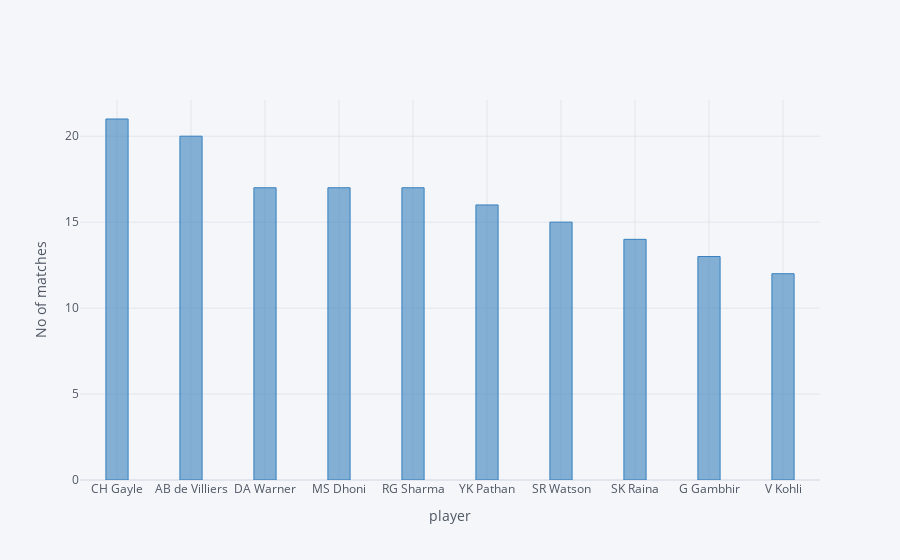

The notebook cell this image was saved under:
### Markdown cell above
### player Ranking

### Code cell
tp=df['player_of_match'].value_counts()[:10]
tp.iplot(kind='bar',xTitle='player', yTitle='No of matches',bargap=0.7,color='blue')

### Figure 1 — Plotly figure (JSON) as saved in the notebook; plotly's stock layout.template omitted (floating-point values rounded to 4 significant figures)
{"data": [{"marker": {"color": "rgba(55, 128, 191, 0.6)", "line": {"color": "rgba(55, 128, 191, 1.0)", "width": 1}}, "name": "player_of_match", "orientation": "v", "text": "", "type": "bar", "x": ["CH Gayle", "AB de Villiers", "DA Warner", "MS Dhoni", "RG Sharma", "YK Pathan", "SR Watson", "SK Raina", "G Gambhir", "V Kohli"], "y": [21, 20, 17, 17, 17, 16, 15, 14, 13, 12]}], "layout": {"bargap": 0.7, "legend": {"bgcolor": "#F5F6F9", "font": {"color": "#4D5663"}}, "paper_bgcolor": "#F5F6F9", "plot_bgcolor": "#F5F6F9", "title": {"font": {"color": "#4D5663"}}, "xaxis": {"gridcolor": "#E1E5ED", "showgrid": true, "tickfont": {"color": "#4D5663"}, "title": {"font": {"color": "#4D5663"}, "text": "player"}, "zerolinecolor": "#E1E5ED"}, "yaxis": {"gridcolor": "#E1E5ED", "showgrid": true, "tickfont": {"color": "#4D5663"}, "title": {"font": {"color": "#4D5663"}, "text": "No of matches"}, "zerolinecolor": "#E1E5ED"}}}
